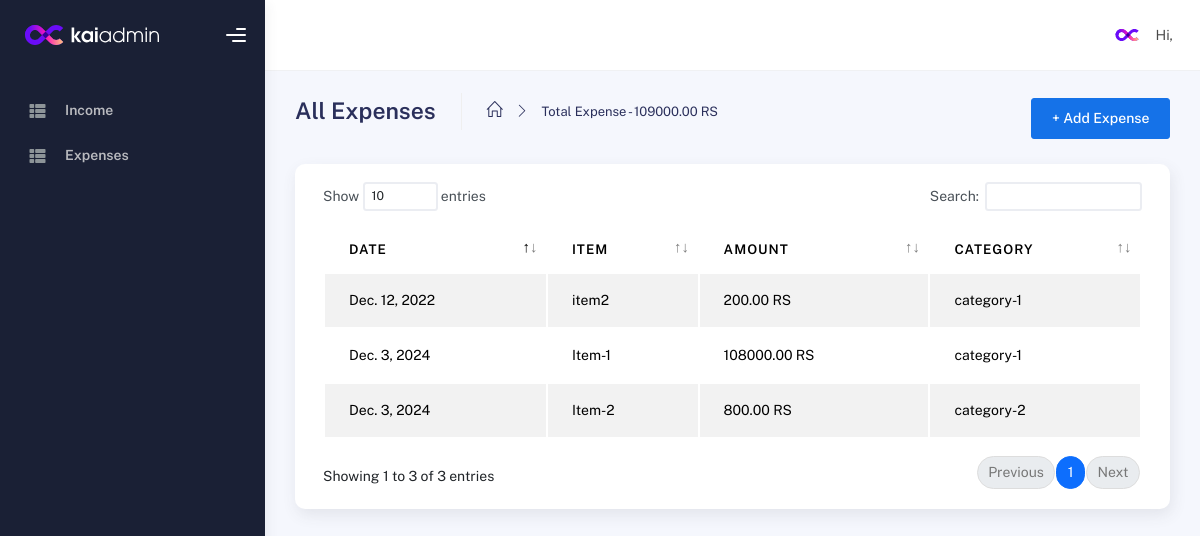
Screenshot of /list-expenses/ with the database file from the repository.
### tracker/models.py (models this page shows, shortened)
class Expense(models.Model):
    date = models.DateField()
    item = models.CharField(max_length=255)
    amount = models.DecimalField(max_digits=10, decimal_places=2)
    category = models.ForeignKey(Category, on_delete=models.CASCADE)

class Category(models.Model):
    name = models.CharField(max_length=100)
    def __str__(self):
        return self.name

### tracker/views.py (the view)
# urls.py: path('list-expenses/', views.list_expenses, name='list_expenses'),
def list_expenses(request):
    expenses = Expense.objects.all()
    total_expense = sum(expense.amount for expense in Expense.objects.all())
    expense_form = ExpenseForm()
    return render(
        request, 'tracker/list_expenses.html',
        {
            'expenses': expenses,
            'expense_form': expense_form,
            'total_expense': total_expense
        }
    )

### tracker/forms.py
class ExpenseForm(forms.ModelForm):
    class Meta:
        model = Expense
        fields = ['date', 'item', 'amount', 'category']
        labels = {
            'date': 'Date',
            'item': 'Item',
            'amount': 'Amount',
            'category': 'Category'
        }

### tracker/templates/tracker/list_expenses.html (shortened to what this page needs)
{% extends 'base.html' %}
{% load static %}
{% load widget_tweaks %}
{% block content %}
<div class="page-inner">
  <div class="page-header">
    <h3 class="fw-bold mb-3">All Expenses</h3>
    <ul class="breadcrumbs mb-3">
      <li class="nav-home">
        <a href="#">
          <i class="icon-home"></i>
        </a>
      </li>
      <li class="separator">
        <i class="icon-arrow-right"></i>
      </li>
      <li class="nav-item">
        <a href="#">Total Expense - {{total_expense}} RS</a>
      </li>
    </ul>
    <button type="button" class="btn btn-primary ms-auto" id="add_expense">+ Add Expense</button>
  </div>
  <div class="row">
    <div class="col-md-12">
      <div class="card">
        <div class="card-body">
          <div class="table-responsive">
            <table id="basic-datatables" class="display table table-striped table-hover basic-datatables">
              <thead>
                <tr>
                  <th>Date</th>
                  <th>Item</th>
                  <th>Amount</th>
                  <th>Category</th>
                </tr>
              </thead>
              <tbody>
                {%for expense in expenses%}
                <tr>
                  <td>{{expense.date}}</td>
                  <td>{{expense.item}}</td>
                  <td>{{expense.amount}} RS</td>
                  <td>{{expense.category}}</td>
                </tr>
                {%endfor%}
              </tbody>
            </table>
          </div>
        </div>
      </div>
    </div>
  </div>
</div>
{%endblock%}

### tracker/templates/base.html (shortened to what this page needs)
<!DOCTYPE html>
<html lang="en">
<head>
    {% load static%}
  <link rel="stylesheet" href="{% static 'css/bootstrap.min.css' %} ">
  <link rel="stylesheet" href="{% static 'css/plugins.min.css' %} ">
  <link rel="stylesheet" href="{% static 'css/kaiadmin.min.css' %} ">
  <link rel="stylesheet" href="{% static 'css/style.css' %} ">
</head>
<body>
    <div class="wrapper">
        <div class="sidebar" data-background-color="dark">
          <div class="sidebar-logo">
            <div class="logo-header" data-background-color="dark">
              <a href="{%url 'dashboard'%}" class="logo">
                <img
                  src="{% static '/images/logo_light.svg' %}"
                  alt="navbar brand"
                  class="navbar-brand"
                  height="20"
                />
              </a>
              <div class="nav-toggle">
                <button class="btn btn-toggle toggle-sidebar">
                  <i class="gg-menu-right"></i>
                </button>
              </div>
            </div>
          </div>
          <div class="sidebar-wrapper scrollbar scrollbar-inner">
            <div class="sidebar-content">
              <ul class="nav nav-secondary">
                <li class="nav-item">
                  <a href="{%url 'list_income'%}">
                    <i class="fas fa-th-list"></i>
                    <p>Income</p>
                  </a>
                </li>
                <li class="nav-item">
                  <a href="{%url 'list_expenses'%}">
                    <i class="fas fa-th-list"></i>
                    <p>Expenses</p>
                  </a>
                </li>
              </ul>
            </div>
          </div>
        </div>
        <div class="main-panel">
          <div class="main-header">
            <nav class="navbar navbar-header navbar-header-transparent navbar-expand-lg border-bottom">
              <div class="container-fluid">
                <ul class="navbar-nav topbar-nav ms-md-auto align-items-center">
                  <li class="nav-item topbar-user">
                    <a class="profile-pic" href="#" aria-expanded="false">
                      <div class="avatar-sm">
                        <img src="{% static '/images/icon.svg' %}" alt="..." class="avatar-img rounded-circle"/>
                      </div>
                      <span class="profile-username">
                        <span class="op-7">Hi, </span>
                      </span>
                    </a>
                  </li>
                </ul>
              </div>
            </nav>
          </div>
  <div class="container">
    {% block content %}
    {% endblock %}
  </div>
</div>
</body>
</html>

### rows the page displays
Expense: date "Dec. 3, 2024", item "Item-1", amount "108000.00", category "category-1"
Expense: date "Dec. 3, 2024", item "Item-2", amount "800.00", category "category-2"
Expense: date "Dec. 12, 2022", item "item2", amount "200.00", category "category-1"

### other values shown
{{ total_expense }} "109000.00"
